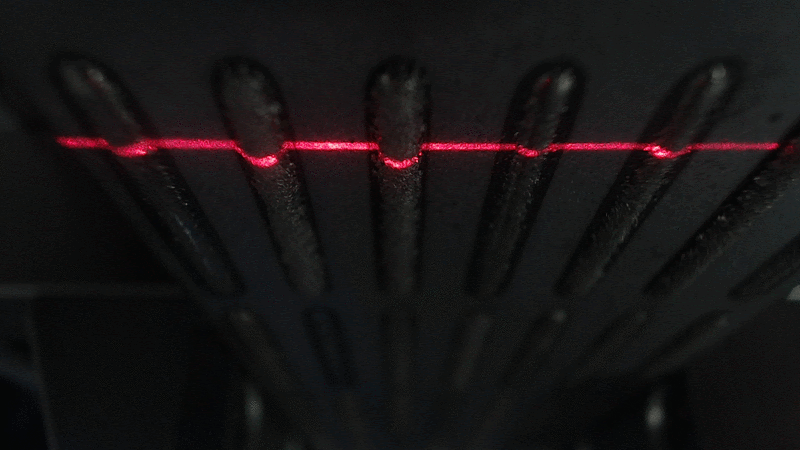
#> input picture img/img_from_gif/frame_13_delay-0.2s.gif, 800 x 450 px
$ jupyter execute Untitled.ipynb
#> lines starting #> are read from the running program, lines starting #| are printed output that depends on the picture
# Measure clad height from image

[cell 1]
# Reading an animated GIF file using Python Image Processing Library - Pillow

[cell 2]
import cv2
import matplotlib
import numpy as np
from matplotlib import pyplot as plt

[cell 3]
# Load the image in grayscale
gray = cv2.imread("./img/img_from_gif/frame_13_delay-0.2s.gif", cv2.IMREAD_GRAYSCALE)
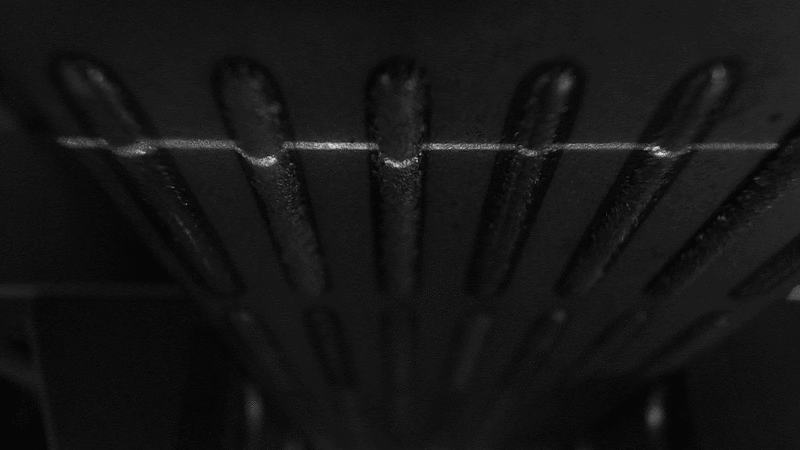
#> gray: shape (450, 800); min 6, max 219, mean 21.2
plt.figure(figsize = (12,10))
# Show it!
plt.imshow(gray, 'gray')
